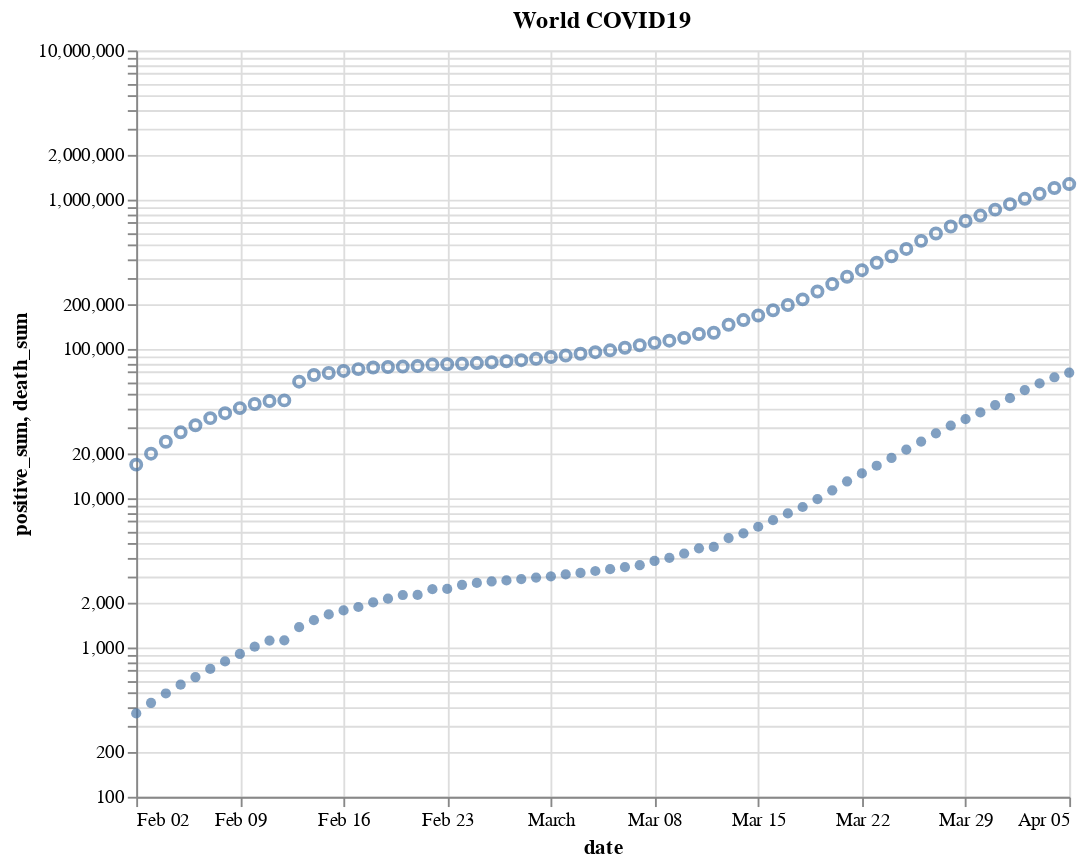

Notebook code cell kept with this figure:
### Code cell
by(df_world, :date, [:positive=>sum, :death=>sum]) |> @filter(_.date > Date(2020, 2, 1)) |>
@vlplot(
    title = "World COVID19",
    width=500, height=400,
    x = :date,
    layer=[
        {        
            :point,
            y = {:positive_sum, scale={type=:log}},
        },
        {
            :circle,
            y = :death_sum,
        },
        {
            transform=[
                {
                    filter= {field = :date, gt = vltime(now()-Day(15))}
                },
                {
                    regression=:positive_sum,
                    on=:date,
                    groupby=[:country],
                    method=:exp,
                    extent=[vltime(DateTime(2020, 3,10)), vltime(now()+Day(5))]
                }
            ],
            mark={:line, color="red",style=:dashed, strokeDash=8},
            y=:positive_sum,
        },
        {
            transform=[
                {
                    filter= {field = :date, gt = vltime(now()-Day(15))}
                },
                {
                    regression=:death_sum,
                    on=:date,
                    groupby=[:country],
                    method=:exp,
                    extent=[vltime(DateTime(2020, 3,10)), vltime(now()+Day(5))]
                }
            ],
            mark={:line, color="red", style=:dashed, strokeDash=8},
            y=:death_sum,
        }
        
    ]
)

### Figure 1 — Vega-Lite specification as saved in the notebook (floating-point values rounded to 4 significant figures)
{"data": {"values": [{"date": "2020-02-02", "death_sum": 362, "positive_sum": 16787}, {"date": "2020-02-03", "death_sum": 426, "positive_sum": 19881}, {"date": "2020-02-04", "death_sum": 492, "positive_sum": 23892}, {"date": "2020-02-05", "death_sum": 564, "positive_sum": 27635}, {"date": "2020-02-06", "death_sum": 634, "positive_sum": 30794}, {"date": "2020-02-07", "death_sum": 719, "positive_sum": 34391}, {"date": "2020-02-08", "death_sum": 806, "positive_sum": 37120}, {"date": "2020-02-09", "death_sum": 906, "positive_sum": 40150}, {"date": "2020-02-10", "death_sum": 1013, "positive_sum": 42762}, {"date": "2020-02-11", "death_sum": 1113, "positive_sum": 44802}, {"date": "2020-02-12", "death_sum": 1118, "positive_sum": 45221}, {"date": "2020-02-13", "death_sum": 1371, "positive_sum": 60368}, {"date": "2020-02-14", "death_sum": 1523, "positive_sum": 66885}, {"date": "2020-02-15", "death_sum": 1666, "positive_sum": 69030}, {"date": "2020-02-16", "death_sum": 1770, "positive_sum": 71224}, {"date": "2020-02-17", "death_sum": 1868, "positive_sum": 73258}, {"date": "2020-02-18", "death_sum": 2007, "positive_sum": 75136}, {"date": "2020-02-19", "death_sum": 2122, "positive_sum": 75639}, {"date": "2020-02-20", "death_sum": 2247, "positive_sum": 76197}, {"date": "2020-02-21", "death_sum": 2251, "positive_sum": 76819}, {"date": "2020-02-22", "death_sum": 2458, "positive_sum": 78572}, {"date": "2020-02-23", "death_sum": 2469, "positive_sum": 78958}, {"date": "2020-02-24", "death_sum": 2629, "positive_sum": 79561}, {"date": "2020-02-25", "death_sum": 2708, "positive_sum": 80406}, {"date": "2020-02-26", "death_sum": 2770, "positive_sum": 81388}, {"date": "2020-02-27", "death_sum": 2814, "positive_sum": 82746}, {"date": "2020-02-28", "death_sum": 2872, "positive_sum": 84112}, {"date": "2020-02-29", "death_sum": 2941, "positive_sum": 86011}, {"date": "2020-03-01", "death_sum": 2996, "positive_sum": 88369}, {"date": "2020-03-02", "death_sum": 3085, "positive_sum": 90306}, {"date": "2020-03-03", "death_sum": 3160, "positive_sum": 92840}, {"date": "2020-03-04", "death_sum": 3254, "positive_sum": 95120}, {"date": "2020-03-05", "death_sum": 3348, "positive_sum": 97886}, {"date": "2020-03-06", "death_sum": 3460, "positive_sum": 101801}, {"date": "2020-03-07", "death_sum": 3558, "positive_sum": 105847}, {"date": "2020-03-08", "death_sum": 3802, "positive_sum": 109821}, {"date": "2020-03-09", "death_sum": 3988, "positive_sum": 113590}, {"date": "2020-03-10", "death_sum": 4262, "positive_sum": 118620}, {"date": "2020-03-11", "death_sum": 4615, "positive_sum": 125875}, {"date": "2020-03-12", "death_sum": 4720, "positive_sum": 128352}, {"date": "2020-03-13", "death_sum": 5404, "positive_sum": 145205}, {"date": "2020-03-14", "death_sum": 5819, "positive_sum": 156101}, {"date": "2020-03-15", "death_sum": 6440, "positive_sum": 167454}, {"date": "2020-03-16", "death_sum": 7126, "positive_sum": 181574}, {"date": "2020-03-17", "death_sum": 7905, "positive_sum": 197102}, {"date": "2020-03-18", "death_sum": 8733, "positive_sum": 214821}, {"date": "2020-03-19", "death_sum": 9867, "positive_sum": 242500}, {"date": "2020-03-20", "death_sum": 11299, "positive_sum": 272035}, {"date": "2020-03-21", "death_sum": 12973, "positive_sum": 304396}, {"date": "2020-03-22", "death_sum": 14651, "positive_sum": 336953}, {"date": "2020-03-23", "death_sum": 16505, "positive_sum": 378235}, {"date": "2020-03-24", "death_sum": 18625, "positive_sum": 418045}, {"date": "2020-03-25", "death_sum": 21181, "positive_sum": 467653}, {"date": "2020-03-26", "death_sum": 23970, "positive_sum": 529591}, {"date": "2020-03-27", "death_sum": 27198, "positive_sum": 593291}, {"date": "2020-03-28", "death_sum": 30652, "positive_sum": 660706}, {"date": "2020-03-29", "death_sum": 33925, "positive_sum": 720117}, {"date": "2020-03-30", "death_sum": 37582, "positive_sum": 782365}, {"date": "2020-03-31", "death_sum": 42107, "positive_sum": 857487}, {"date": "2020-04-01", "death_sum": 46809, "positive_sum": 932605}, {"date": "2020-04-02", "death_sum": 52983, "positive_sum": 1013157}, {"date": "2020-04-03", "death_sum": 58787, "positive_sum": 1095917}, {"date": "2020-04-04", "death_sum": 64606, "positive_sum": 1197405}, {"date": "2020-04-05", "death_sum": 69374, "positive_sum": 1272115}]}, "encoding": {"x": {"field": "date", "type": "temporal"}}, "height": 400, "layer": [{"encoding": {"y": {"field": "positive_sum", "scale": {"type": "log"}, "type": "quantitative"}}, "mark": "point"}, {"encoding": {"y": {"field": "death_sum", "type": "quantitative"}}, "mark": "circle"}, {"encoding": {"y": {"field": "positive_sum", "type": "quantitative"}}, "mark": {"color": "red", "strokeDash": 8, "style": "dashed", "type": "line"}, "transform": [{"filter": {"field": "date", "gt": 1584887749063}}, {"extent": [1583798400000, 1586615749114], "groupby": ["country"], "method": "exp", "on": "date", "regression": "positive_sum"}]}, {"encoding": {"y": {"field": "death_sum", "type": "quantitative"}}, "mark": {"color": "red", "strokeDash": 8, "style": "dashed", "type": "line"}, "transform": [{"filter": {"field": "date", "gt": 1584887749249}}, {"extent": [1583798400000, 1586615749249], "groupby": ["country"], "method": "exp", "on": "date", "regression": "death_sum"}]}], "title": "World COVID19", "width": 500}
